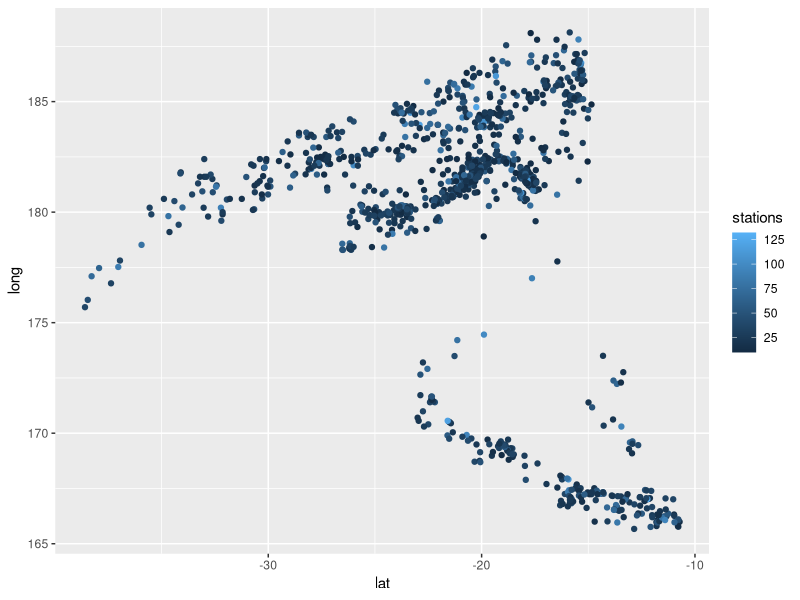
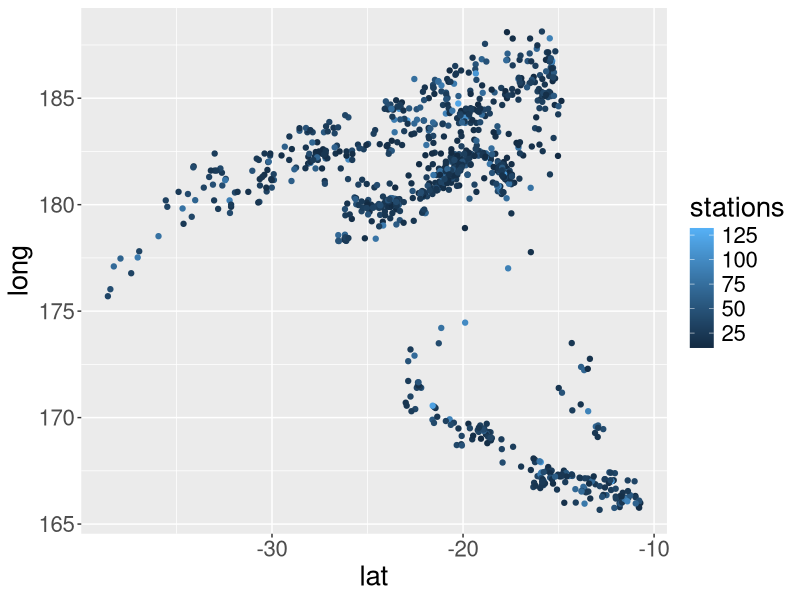
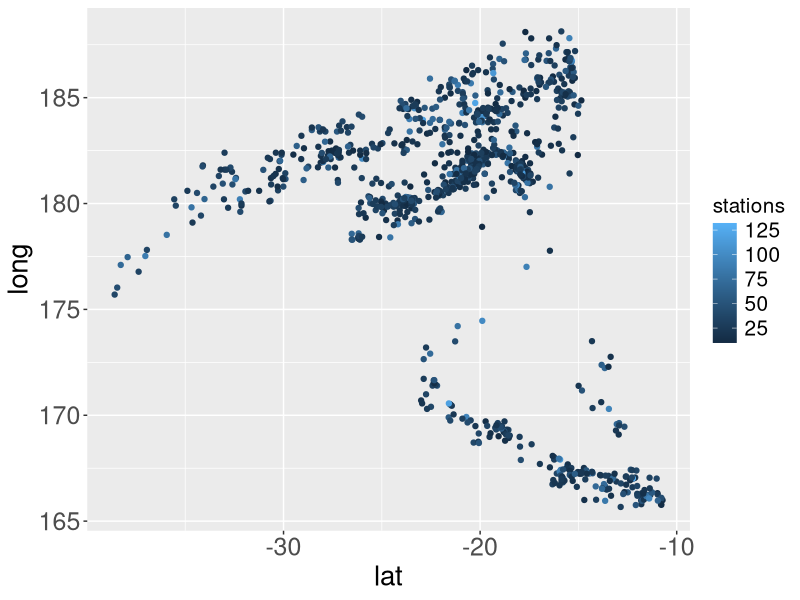
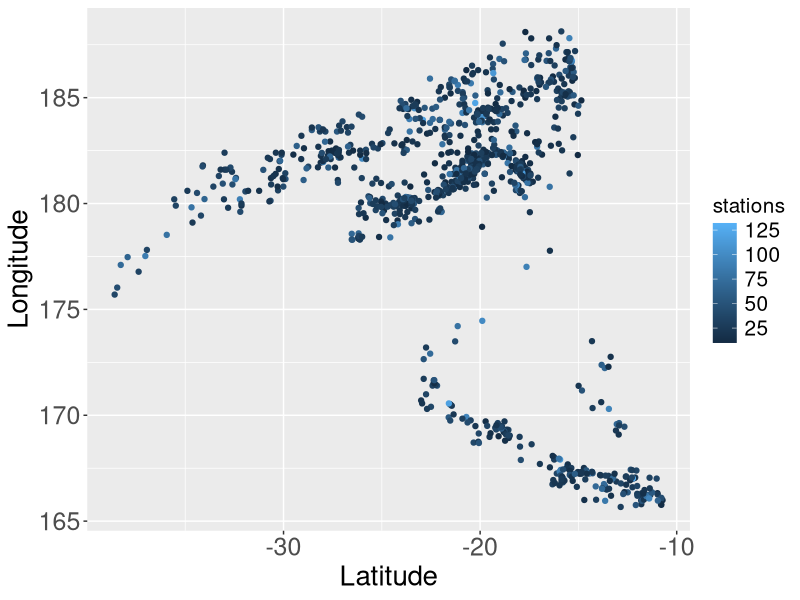
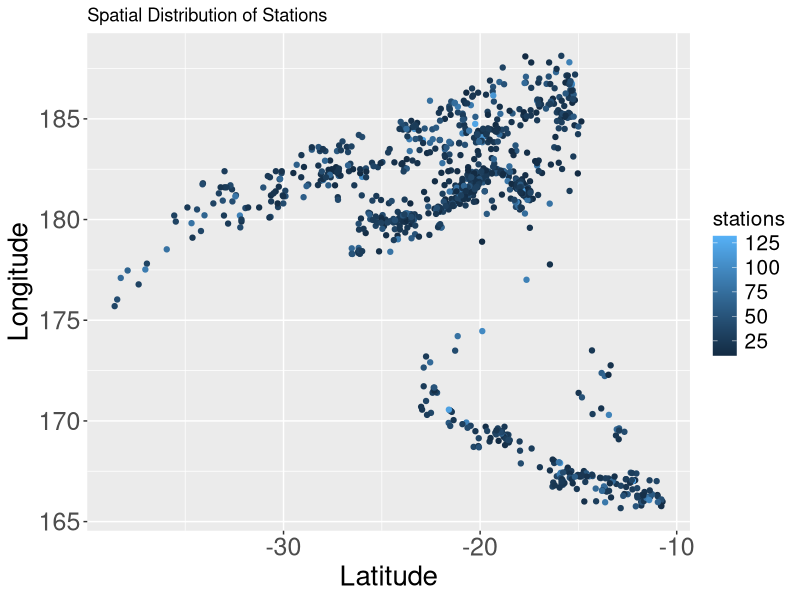
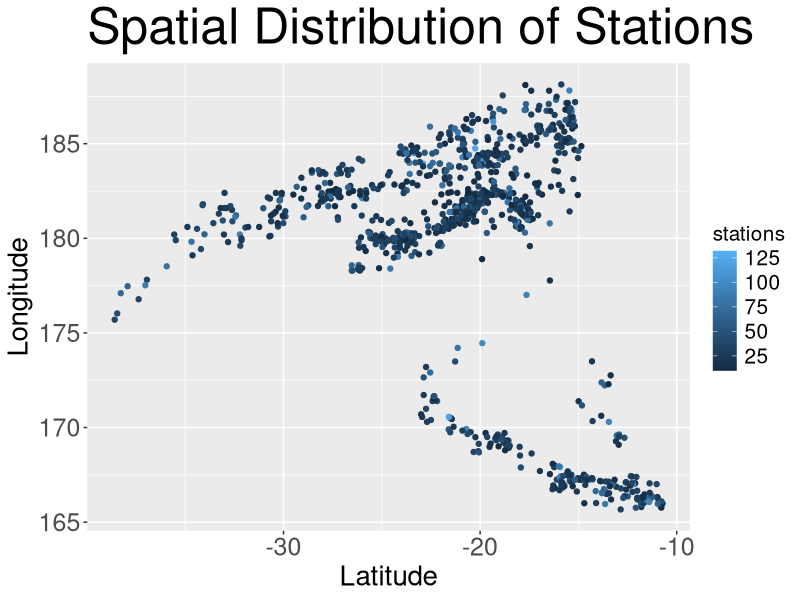
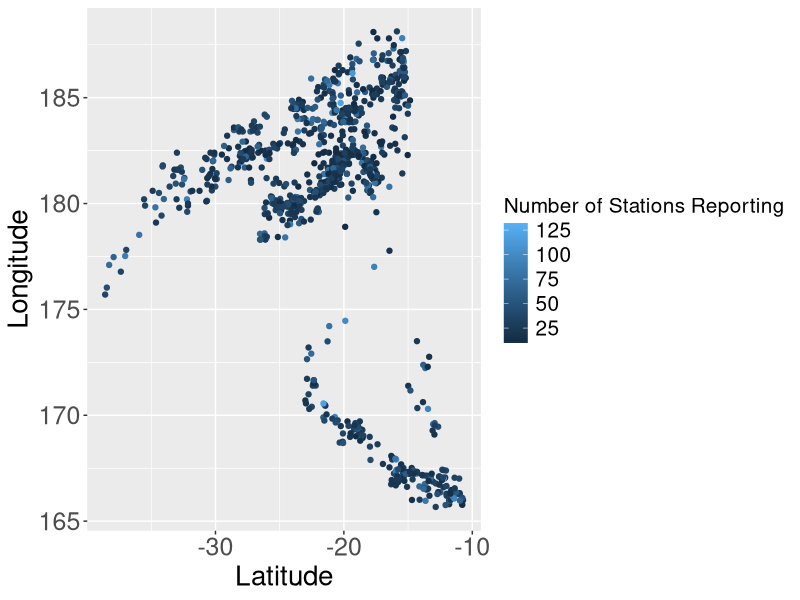
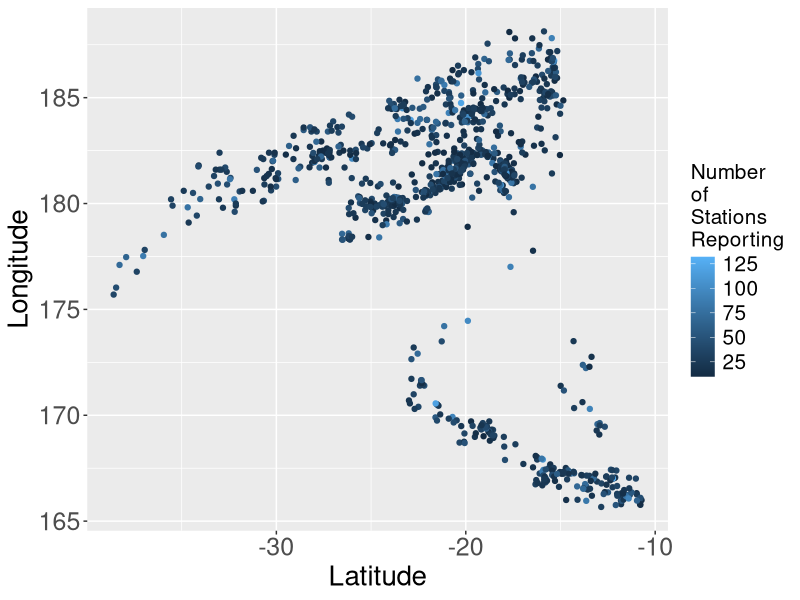

These figures' R source, in order:
## ---- chunk 1
knitr::opts_chunk$set(echo = TRUE)
## ---- chunk 2
library(ggplot2)
ggplot(data = quakes, aes(x = lat,y = long,colour = stations)) + geom_point()
## ---- chunk 3
g <- ggplot(data = quakes,
            aes(x = lat,y = long,colour = stations)) +
     geom_point()
## ---- chunk 4
g + theme(text = element_text(size = 20))
## ---- chunk 5
gbig <- g + theme(axis.text = element_text(size = 18),
                  axis.title = element_text(size = 20),
                  legend.text = element_text(size = 15),
                  legend.title = element_text(size = 15))
gbig
## ---- chunk 6
gbig <- gbig + xlab("Latitude") + ylab("Longitude")
gbig
## ---- chunk 7
gbig + ggtitle("Spatial Distribution of Stations")
## ---- chunk 8
gbig +
  ggtitle("Spatial Distribution of Stations") +
  theme(title = element_text(size = 30))
## ---- chunk 9
gbigleg_orig <- gbig + guides(colour=guide_colorbar(title = "Number of Stations Reporting"))
gbigleg_orig
## ---- chunk 10
gbigleg <- gbig +
  guides(colour = guide_colorbar(title="Number\nof\nStations\nReporting"))
gbigleg
## ---- chunk 11
gbigleg <- gbigleg +
  guides(colour = guide_colorbar(title = "Number\nof\nStations\nReporting",
                                 title.hjust = 0.5))
gbigleg
## ---- chunk 12
gbigleg +
  theme(legend.position = c(0.3, 0.35))
## ---- chunk 13
gbigleg +
  theme(legend.position = c(0.3, 0.35)) +
  ylim(c(160, max(quakes$long)))
## ---- chunk 14
transparent_legend <-  theme(
  legend.background = element_rect(fill = "transparent"),
  legend.key = element_rect(fill = "transparent",
                            color = "transparent")
)
## ---- chunk 15
gtrans_leg = gbigleg +
  theme(legend.position = c(0.3, 0.35)) +
  transparent_legend
gtrans_leg
## ---- chunk 16
gtrans_leg + guides(colour = guide_colorbar(title.position = "left"))
## ---- chunk 17
gtrans_leg + guides(
  colour=guide_colorbar(title = "Number\nof\nStations\nReporting",
                          title.hjust = 0.5,
                          title.position = "left"))
## ---- chunk 18
gtrans_leg$guides$colour$title.position = "left"
gtrans_leg
## ---- chunk 19
g + theme_bw()
## ---- chunk 20
g + theme_dark()
## ---- chunk 21
g + theme_minimal()
## ---- chunk 22
g + theme_classic()
## ---- chunk 23
g <- ggplot(aes(y = am), data = mtcars) +
  geom_point(position = position_jitter(height = 0.2)) +
  geom_smooth(method = "glm",
              method.args = list(family = "binomial"), se = FALSE) +
  geom_smooth(method = "loess", se = FALSE, col = "red")
## ---- chunk 24
g + aes(x = mpg)
## ---- chunk 25
g + aes(x = drat)
## ---- chunk 26
g + aes(x = qsec)
